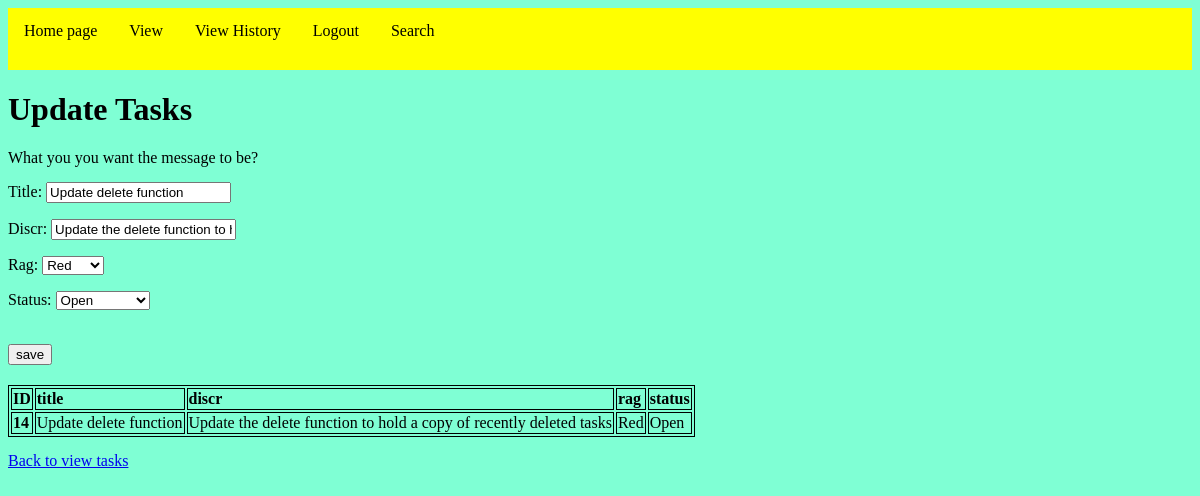
/view/update/14/ (signed in), run on an earlier commit of the app's database.
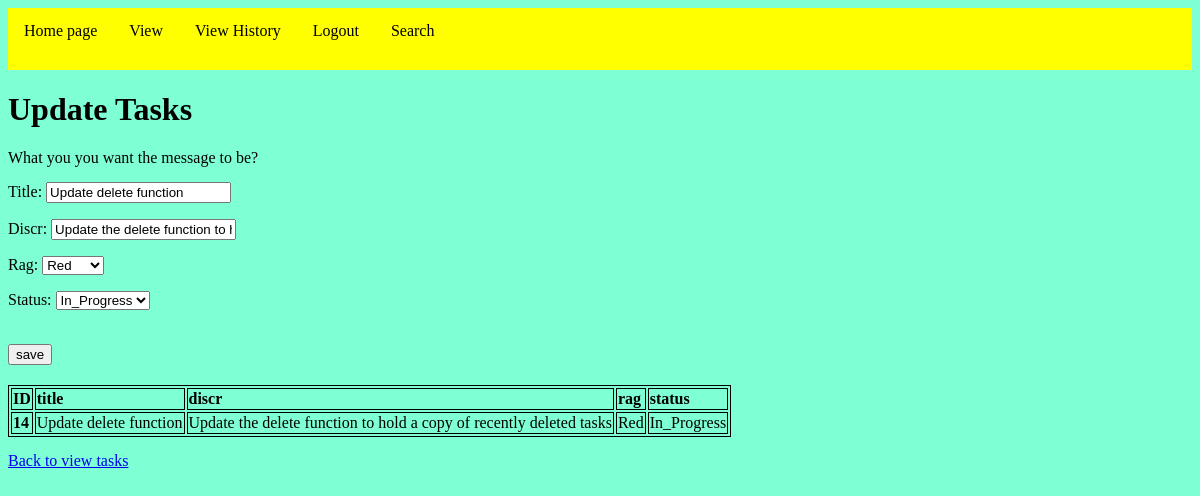
And on a later commit of the database.
### taskmanager/models.py (models this page shows, shortened)
class Task(models.Model):
    title = models.CharField(max_length=255)
    discr = models.CharField(max_length=255)
    rag = models.CharField(max_length=255)
    status = models.CharField(max_length=255)

### taskmanager/views.py (the view)
# urls.py: path("view/update/<pk>/", views.TaskUpdateView.as_view(), name="update"),
class TaskUpdateView(ContextDataMixim, LoginRequiredMixin, generic.UpdateView):
    model = Task
    title = "Update"
    form_class = TaskForm
    template_name = "update.html"
    context_object_name = "task"
    success_url = "/view"

### taskmanager/forms.py
class TaskForm(forms.ModelForm):
    rag_choices = [("Red", "Red"), ("Amber", "Amber"), ("Green", "Green")]
    status_choices = [
        ("Open", "Open"),
        ("In_Progress", "In_Progress"),
        ("Closed", "Closed"),
        ("Deleted", "Deleted"),
    ]
    title = forms.CharField(max_length=255)
    discr = forms.CharField(max_length=255)
    rag = forms.ChoiceField(choices=rag_choices)
    status = forms.ChoiceField(choices=status_choices)
    class Meta:
        model = Task  # Specify the model associated with this form
        fields = ["title", "discr", "rag", "status"]

### taskmanager/views.py (called while the page is built)
    def get_context_data(self, **kwargs: Any) -> dict[str, Any]:
        context = super().get_context_data(**kwargs)
        context["fields"] = Task._meta.fields
        return context

### taskmanager/templates/update.html (shortened to what this page needs)
{% extends 'base_layout.html' %}
{% load static %}
{% block content %}
<h1>Update Tasks </h1>
<form method="POST" action="{% url 'update' pk=object.pk %}">
    <p>What you you want the message to be? </p>
    {{ form.as_p }}
    <br>
    <input type="submit" value="save">
</form>
{% endblock %}

### taskmanager/templates/base_layout.html (shortened to what this page needs)
{% load static %}
<!DOCTYPE html>
<html>
{% block head %}
<head>
    <link rel="stylesheet" href={% static "mainstatic.css" %}>
    <ul>
        <li><a href="{% url 'main' %}">Home page</a></li>
        <li><a href="{% url 'view_tasks' %}">View</a></li>
        <li><a href="{% url 'view_history'%}">View History</a></p>
        {% if user.is_authenticated %}
            <li><a href="{% url 'logout' %}">Logout</a></li>
        {% else %}
            <li><a href="{% url 'login' %}">Login</a></li>
        {% endif %}
        <li><a href="{% url 'search' %}">Search</a></li>
    </ul>
</head>
{% endblock %}
    {% block content %}{% endblock %}
{% block table %}
    <table>
    <tr>{% for field in fields %}<th>{{ field.verbose_name }}</th>{% endfor %}</tr>
    <tr>
        <td class="left-align"><b>{{ task.id }}</b></td>
        <td class="left-align">{{ task.title|capfirst }}</td>
        <td>{{ task.discr|capfirst }}</td>
        <td>{{ task.rag }}</td>
        <td>{{ task.status }}</td>
    </tr>
    </table>
    <p><a href="/view">Back to view tasks</a></p>
{% endblock %}
</html>

What changed in the data, as far as the page shows it:
changed Task "Update delete function": status "Open" → "In_Progress"
